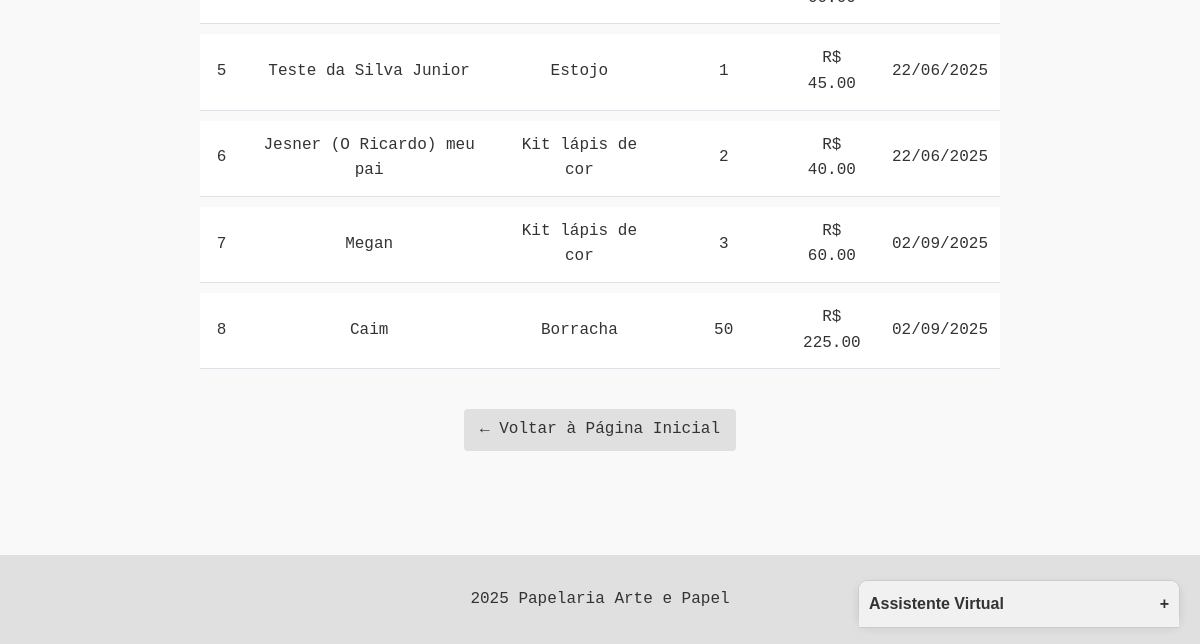
Before: /vendas (signed in, lower part) with the older database file.
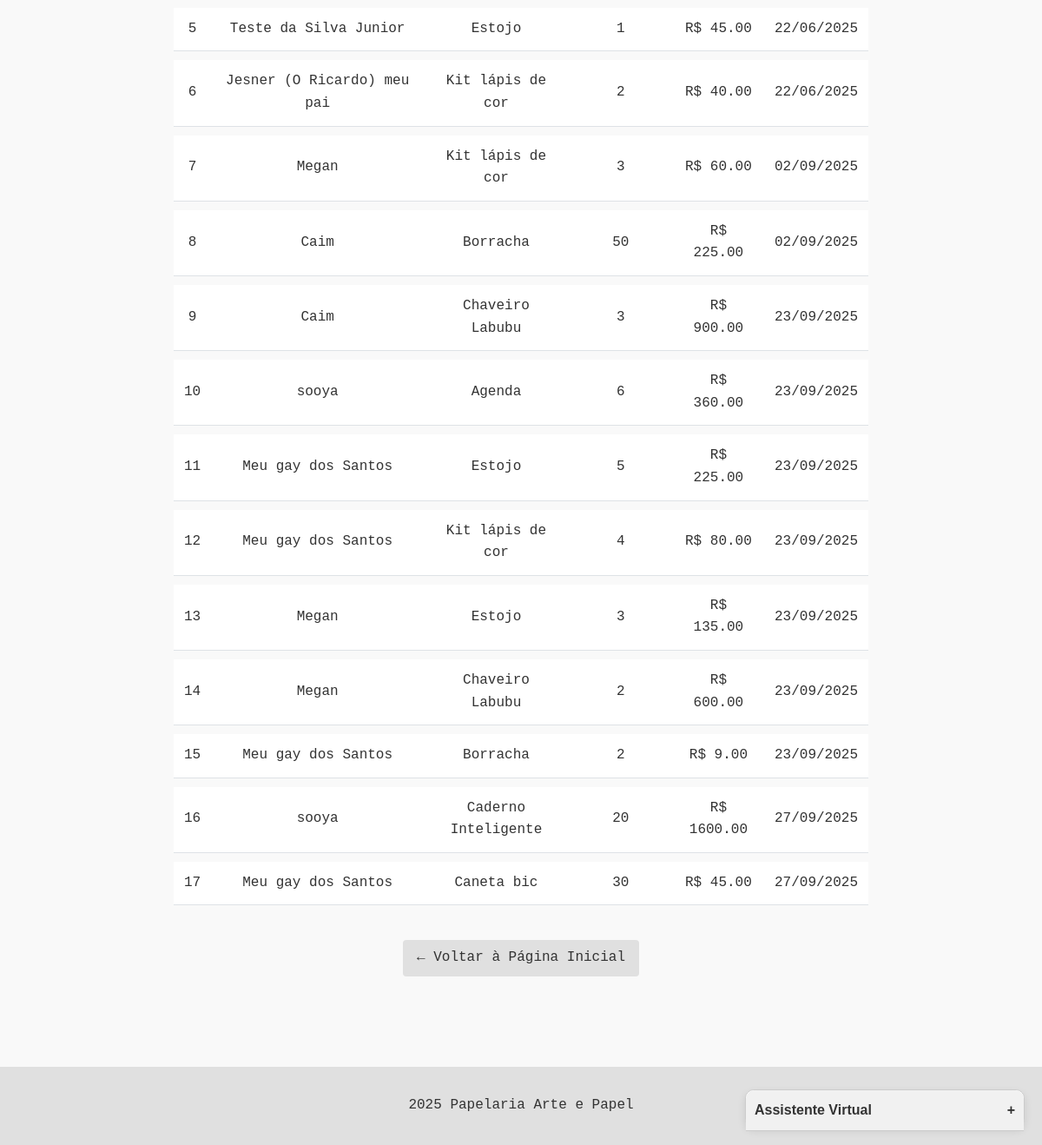
After: the same page with the newer database file.
### app.py (models this page shows)
class Venda(db.Model):
    id = db.Column(db.Integer, primary_key=True)
    cliente_id = db.Column(db.Integer, db.ForeignKey('cliente.id'))
    produto_id = db.Column(db.Integer, db.ForeignKey('produto.id'))
    quantidade = db.Column(db.Integer, nullable=False)
    data_venda = db.Column(db.DateTime, default=datetime.utcnow)
    valor_total = db.Column(db.Float, nullable=False)
    cliente = db.relationship('Cliente', backref='vendas')
    produto = db.relationship('Produto', backref='vendas')

class Cliente(db.Model):
    id = db.Column(db.Integer, primary_key=True)
    nome = db.Column(db.String(100), nullable=False)
    email = db.Column(db.String(100), unique=True)
    telefone = db.Column(db.String(20))
    endereco = db.Column(db.String(200))
    data_cadastro = db.Column(db.DateTime, default=datetime.utcnow)

class Produto(db.Model):
    id = db.Column(db.Integer, primary_key=True)
    nome = db.Column(db.String(100), nullable=False)
    descricao = db.Column(db.String(200))
    preco = db.Column(db.Float, nullable=False)
    quantidade = db.Column(db.Integer, default=0)
    data_cadastro = db.Column(db.DateTime, default=datetime.utcnow)

### app.py (the view)
@app.route('/vendas')
@login_required
def listar_vendas():
    vendas = Venda.query.all()
    return render_template('vendas/listar.html', vendas=vendas)

### app.py (called while the page is built)
@login_manager.user_loader
def load_user(user_id):
    return Usuario.query.get(int(user_id))

### templates/vendas/listar.html (shortened to what this page needs)
{% extends "base.html" %}
{% block content %}
<div class="container">
    <table class="tabela-vendas">
        <tbody>
            {% for venda in vendas %}
            <tr>
                <td>{{ venda.id }}</td>
                <td>{{ venda.cliente.nome }}</td>
                <td>{{ venda.produto.nome }}</td>
                <td>{{ venda.quantidade }}</td>
                <td>R$ {{ "%.2f"|format(venda.valor_total) }}</td>
                <td>{{ venda.data_venda.strftime('%d/%m/%Y') }}</td>
            </tr>
            {% endfor %}
        </tbody>
    </table>
    <div class="rodape-tabela">
        <a href="{{ url_for('home') }}" class="btn-voltar">
            ← Voltar à Página Inicial
        </a>
    </div>
</div>
{% endblock %}

Changed rows visible on the page:
added Venda: id "9", cliente.nome "Caim", produto.nome "Chaveiro Labubu", quantidade "3", valor_total "900.00", data_venda "23/09/2025"
added Venda: id "10", cliente.nome "sooya", produto.nome "Agenda", quantidade "6", valor_total "360.00", data_venda "23/09/2025"
added Venda: id "11", cliente.nome "Meu gay dos Santos", produto.nome "Estojo", quantidade "5", valor_total "225.00", data_venda "23/09/2025"
added Venda: id "12", cliente.nome "Meu gay dos Santos", produto.nome "Kit lápis de cor", quantidade "4", valor_total "80.00", data_venda "23/09/2025"
added Venda: id "13", cliente.nome "Megan", produto.nome "Estojo", quantidade "3", valor_total "135.00", data_venda "23/09/2025"
added Venda: id "14", cliente.nome "Megan", produto.nome "Chaveiro Labubu", quantidade "2", valor_total "600.00", data_venda "23/09/2025"
added Venda: id "15", cliente.nome "Meu gay dos Santos", produto.nome "Borracha", quantidade "2", valor_total "9.00", data_venda "23/09/2025"
added Venda: id "16", cliente.nome "sooya", produto.nome "Caderno Inteligente", quantidade "20", valor_total "1600.00", data_venda "27/09/2025"
added Venda: id "17", cliente.nome "Meu gay dos Santos", produto.nome "Caneta bic", quantidade "30", valor_total "45.00", data_venda "27/09/2025"
